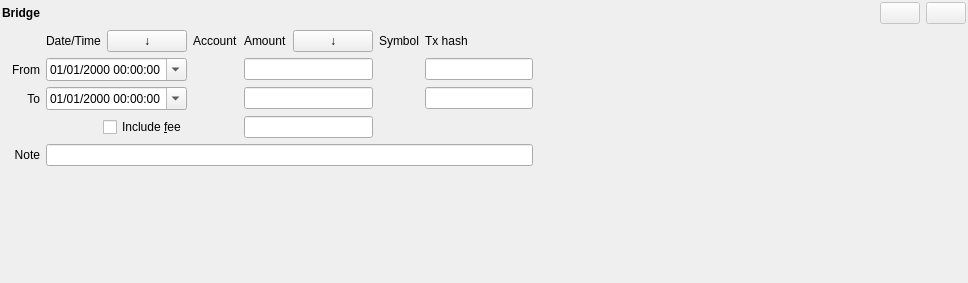
<?xml version="1.0" encoding="UTF-8"?>
<ui version="4.0">
 <class>BridgeOperation</class>
 <widget class="QWidget" name="BridgeOperation">
  <property name="geometry">
   <rect>
    <x>0</x>
    <y>0</y>
    <width>968</width>
    <height>283</height>
   </rect>
  </property>
  <property name="windowTitle">
   <string>Form</string>
  </property>
  <layout class="QGridLayout" name="layout">
   <property name="leftMargin">
    <number>2</number>
   </property>
   <property name="topMargin">
    <number>2</number>
   </property>
   <property name="rightMargin">
    <number>2</number>
   </property>
   <property name="bottomMargin">
    <number>2</number>
   </property>
   <item row="0" column="0">
    <widget class="QLabel" name="main_label">
     <property name="font">
      <font>
       <bold>true</bold>
      </font>
     </property>
     <property name="text">
      <string>Bridge</string>
     </property>
    </widget>
   </item>
   <item row="0" column="10">
    <widget class="QPushButton" name="commit_button">
     <property name="enabled">
      <bool>false</bool>
     </property>
     <property name="toolTip">
      <string>Commit changes</string>
     </property>
     <property name="text">
      <string/>
     </property>
    </widget>
   </item>
   <item row="0" column="11">
    <widget class="QPushButton" name="revert_button">
     <property name="enabled">
      <bool>false</bool>
     </property>
     <property name="acceptDrops">
      <bool>false</bool>
     </property>
     <property name="toolTip">
      <string>Cancel changes</string>
     </property>
     <property name="text">
      <string/>
     </property>
    </widget>
   </item>
   <item row="1" column="1">
    <widget class="QLabel" name="date_label">
     <property name="text">
      <string>Date/Time</string>
     </property>
    </widget>
   </item>
   <item row="1" column="2">
    <widget class="QPushButton" name="copy_date_btn">
     <property name="toolTip">
      <string>Copy value</string>
     </property>
     <property name="text">
      <string>↓</string>
     </property>
    </widget>
   </item>
   <item row="1" column="3">
    <widget class="QLabel" name="account_label">
     <property name="text">
      <string>Account</string>
     </property>
    </widget>
   </item>
   <item row="1" column="4">
    <widget class="QLabel" name="amount_label">
     <property name="text">
      <string>Amount</string>
     </property>
    </widget>
   </item>
   <item row="1" column="5">
    <widget class="QPushButton" name="copy_amount_btn">
     <property name="toolTip">
      <string>Copy value</string>
     </property>
     <property name="text">
      <string>↓</string>
     </property>
    </widget>
   </item>
   <item row="1" column="6">
    <widget class="QLabel" name="symbol_label">
     <property name="text">
      <string>Symbol</string>
     </property>
    </widget>
   </item>
   <item row="1" column="7" colspan="2">
    <widget class="QLabel" name="tx_hash_label">
     <property name="text">
      <string>Tx hash</string>
     </property>
    </widget>
   </item>
   <item row="2" column="7" colspan="2">
    <widget class="QLineEdit" name="out_tx_hash"/>
   </item>
   <item row="3" column="7" colspan="2">
    <widget class="QLineEdit" name="in_tx_hash"/>
   </item>
   <item row="1" column="9">
    <spacer name="horizontal_spacer">
     <property name="orientation">
      <enum>Qt::Horizontal</enum>
     </property>
     <property name="sizeHint" stdset="0">
      <size>
       <width>40</width>
       <height>20</height>
      </size>
     </property>
    </spacer>
   </item>
   <item row="2" column="0">
    <widget class="QLabel" name="from_account_label">
     <property name="text">
      <string>From</string>
     </property>
     <property name="alignment">
      <set>Qt::AlignRight|Qt::AlignTrailing|Qt::AlignVCenter</set>
     </property>
    </widget>
   </item>
   <item row="2" column="1" colspan="2">
    <widget class="QDateTimeEdit" name="out_timestamp">
     <property name="displayFormat">
      <string>dd/MM/yyyy hh:mm:ss</string>
     </property>
     <property name="calendarPopup">
      <bool>true</bool>
     </property>
     <property name="timeSpec">
      <enum>Qt::UTC</enum>
     </property>
    </widget>
   </item>
   <item row="2" column="3">
    <widget class="ReferenceSelectorWidget" name="from_account_widget" native="true"/>
   </item>
   <item row="2" column="4" colspan="2">
    <widget class="QLineEdit" name="out_qty">
     <property name="alignment">
      <set>Qt::AlignRight|Qt::AlignTrailing|Qt::AlignVCenter</set>
     </property>
    </widget>
   </item>
   <item row="2" column="6">
    <widget class="ReferenceSelectorWidget" name="out_symbol_widget" native="true"/>
   </item>
   <item row="3" column="0">
    <widget class="QLabel" name="to_account_label">
     <property name="text">
      <string>To</string>
     </property>
     <property name="alignment">
      <set>Qt::AlignRight|Qt::AlignTrailing|Qt::AlignVCenter</set>
     </property>
    </widget>
   </item>
   <item row="3" column="1" colspan="2">
    <widget class="QDateTimeEdit" name="in_timestamp">
     <property name="displayFormat">
      <string>dd/MM/yyyy hh:mm:ss</string>
     </property>
     <property name="calendarPopup">
      <bool>true</bool>
     </property>
     <property name="timeSpec">
      <enum>Qt::UTC</enum>
     </property>
    </widget>
   </item>
   <item row="3" column="3">
    <widget class="ReferenceSelectorWidget" name="to_account_widget" native="true"/>
   </item>
   <item row="3" column="4" colspan="2">
    <widget class="QLineEdit" name="in_qty">
     <property name="alignment">
      <set>Qt::AlignRight|Qt::AlignTrailing|Qt::AlignVCenter</set>
     </property>
    </widget>
   </item>
   <item row="3" column="6">
    <widget class="ReferenceSelectorWidget" name="in_symbol_widget" native="true"/>
   </item>
   <item row="4" column="1" colspan="2" alignment="Qt::AlignRight">
    <widget class="QCheckBox" name="fee_check">
     <property name="text">
      <string>Include &amp;fee</string>
     </property>
    </widget>
   </item>
   <item row="4" column="4" colspan="2">
    <widget class="QLineEdit" name="fee_qty">
     <property name="alignment">
      <set>Qt::AlignRight|Qt::AlignTrailing|Qt::AlignVCenter</set>
     </property>
    </widget>
   </item>
   <item row="4" column="6">
    <widget class="ReferenceSelectorWidget" name="fee_symbol_widget" native="true"/>
   </item>
   <item row="5" column="0">
    <widget class="QLabel" name="note_label">
     <property name="text">
      <string>Note</string>
     </property>
     <property name="alignment">
      <set>Qt::AlignRight|Qt::AlignTrailing|Qt::AlignVCenter</set>
     </property>
    </widget>
   </item>
   <item row="5" column="1" colspan="8">
    <widget class="QLineEdit" name="note"/>
   </item>
   <item row="6" column="0">
    <spacer name="vertical_spacer">
     <property name="orientation">
      <enum>Qt::Vertical</enum>
     </property>
     <property name="sizeHint" stdset="0">
      <size>
       <width>20</width>
       <height>40</height>
      </size>
     </property>
    </spacer>
   </item>
  </layout>
 </widget>
 <customwidgets>
  <customwidget>
   <class>ReferenceSelectorWidget</class>
   <extends>QWidget</extends>
   <header>jal/widgets/reference_selector.h</header>
   <container>1</container>
  </customwidget>
 </customwidgets>
 <resources/>
 <connections/>
</ui>
